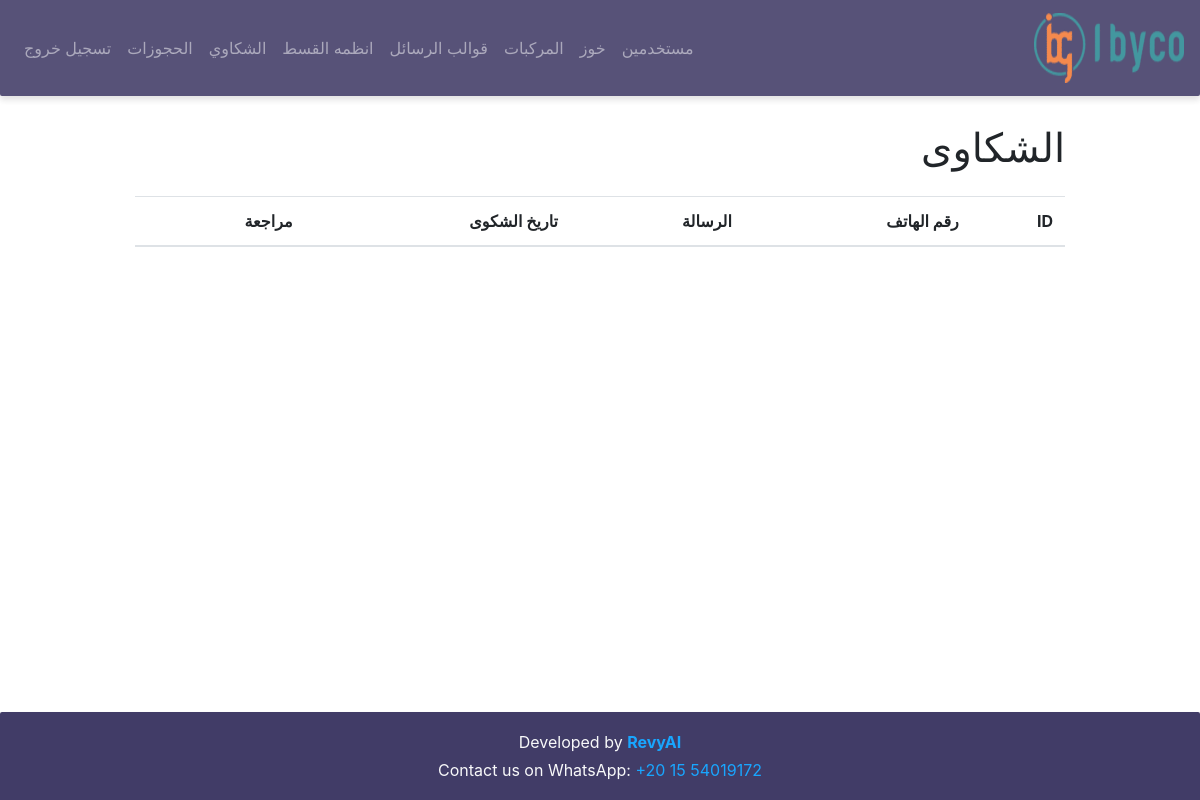
Before: /complaints (signed in) with the older database file.
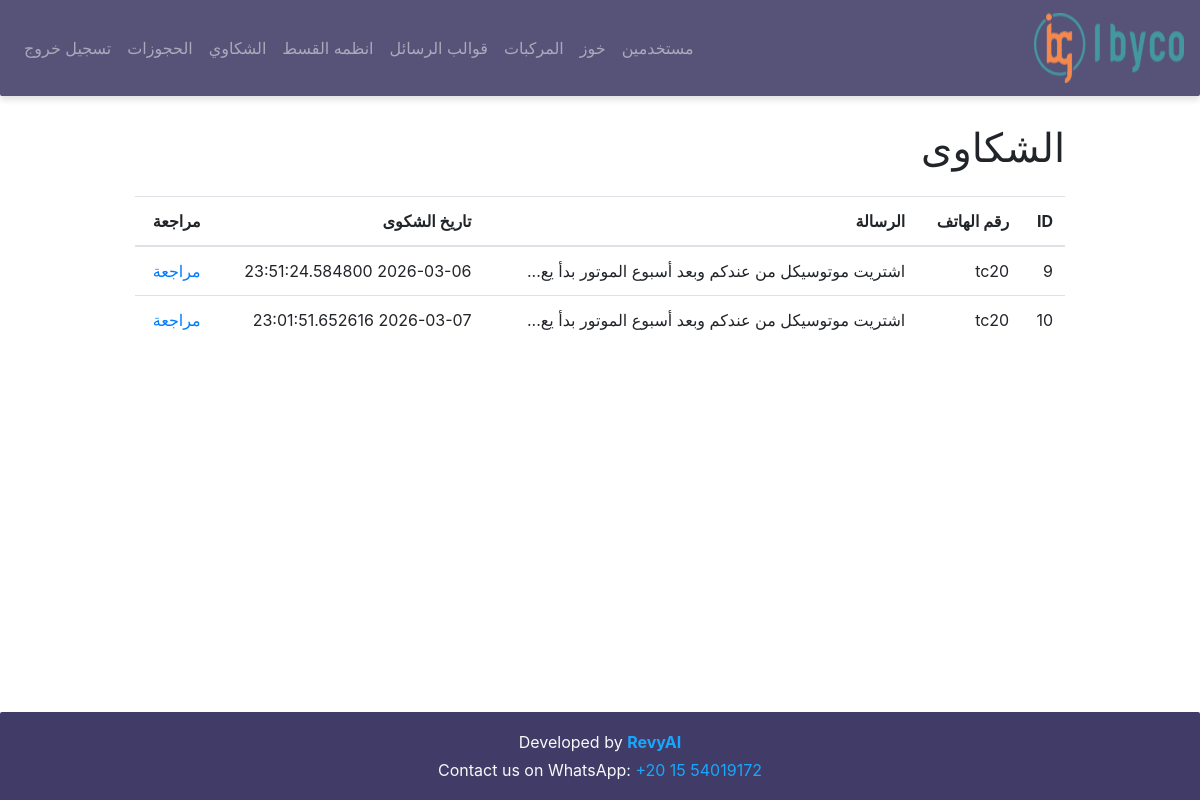
After: the same page with the newer database file.
### models/models.py (models this page shows)
class Complaint(db.Model):
    __tablename__ = "complaints"
    id = db.Column(db.Integer, primary_key=True)
    client_id = db.Column(db.Integer, db.ForeignKey("clients.id"))
    message_text = db.Column(db.Text) # the user message
    is_resolved = db.Column(db.Boolean, default=False) # human will check it
    resolved_at = db.Column(db.DateTime)
    created_at = db.Column(db.DateTime, default=lambda: datetime.now(timezone.utc))

class Client(db.Model):
    __tablename__ = "clients"
    id = db.Column(db.Integer, primary_key=True)
    phone_number = db.Column(db.String(30), unique=True, nullable=False)
    chat_summary = db.Column(db.Text) # this col to keep the history
    last_user_reply = db.Column(db.Text) # the current message
    last_bot_reply = db.Column(db.Text) # this col to enhance the context
    last_bot_reply_type = db.Column(db.String(50)) # this col to classify the message is followup or retarget or normal reply
    last_user_message_at = db.Column(db.DateTime) # this col to detect the users dosent reply
    last_bot_message_at = db.Column(db.DateTime) # this col to avoid spamming
    info = db.Column(db.Text) # this col for info about products the client bought (it will be fill by human )
    has_purchased = db.Column(db.Boolean, default=False) # this col to know the client bought or not (it will be fill by human )
    purchase_date = db.Column(db.DateTime) # this col we use in followup schadualing
    is_active = db.Column(db.Boolean, default=True) # this col help with users dont need to send any message
    created_at = db.Column(db.DateTime, default=lambda: datetime.now(timezone.utc)) # this col will help us on analysis
    followups = db.relationship("FollowUp", backref="client", lazy=True)
    complaints = db.relationship("Complaint", backref="client", lazy=True)
    Bookings = db.relationship("Booking", backref="client", lazy=True)

### app.py (the view)
@app.route("/complaints")
@login_required
def complaints():
    complaints = Complaint.query.filter_by(is_resolved=False).all()
    return render_template("complaints.html", complaints=complaints)

### app.py (called while the page is built)
@login_manager.user_loader
def load_user(user_id):
    return Users.query.get(int(user_id))

### templates/complaints.html (shortened to what this page needs)
{% extends 'base.html' %}
{% block content %}
<h1 class="mt-4">الشكاوى</h1>
<table class="table mt-4">
<thead>
<tr>
<th>ID</th>
<th>رقم الهاتف</th>
<th>الرسالة</th>
<th>تاريخ الشكوى</th>
<th>مراجعة</th>
</tr>
</thead>
<tbody>
{% for complaint in complaints %}
<tr>
<td>{{ complaint.id }}</td>
<td>{{ complaint.client.phone_number }}</td>
<td>{{ complaint.message_text[:50] }}...</td>
<td>{{ complaint.created_at }}</td>
<td>
<a href="{{ url_for('view_complaint', id=complaint.id) }}">
مراجعة
</a>
</td>
</tr>
{% endfor %}
</tbody>
</table>
{% endblock %}

Changed rows visible on the page:
added Complaint: id "9", client.phone_number "tc20", message_text "اشتريت موتوسيكل من عندكم وبعد أسبوع الموتور بدأ يع", created_at "2026-03-06 23:51:24.584800"
added Complaint: id "10", client.phone_number "tc20", message_text "اشتريت موتوسيكل من عندكم وبعد أسبوع الموتور بدأ يع", created_at "2026-03-07 23:01:51.652616"
